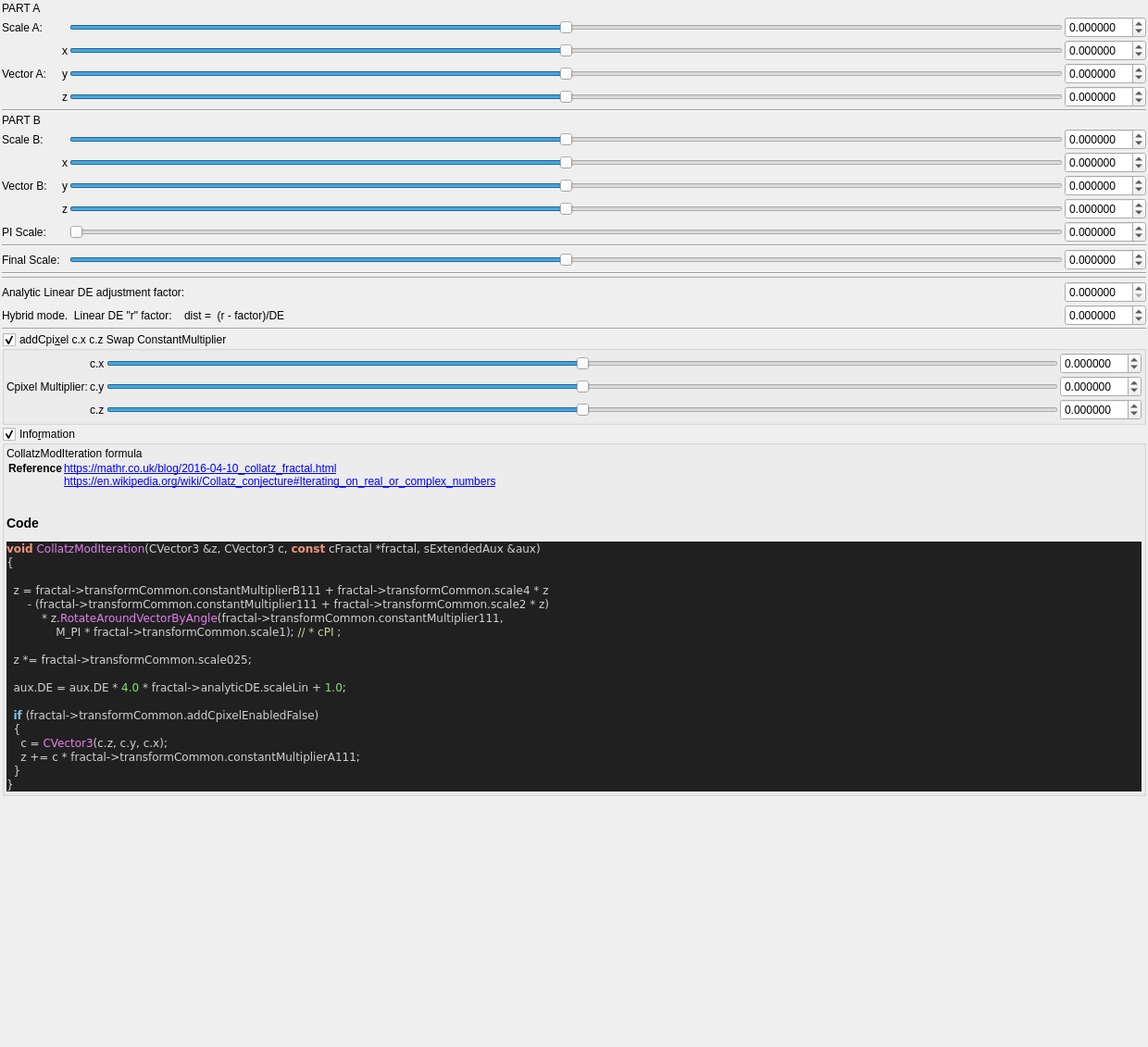
<?xml version="1.0" encoding="UTF-8"?>
<ui version="4.0">
 <class>Form</class>
 <widget class="QWidget" name="Form">
  <property name="geometry">
   <rect>
    <x>0</x>
    <y>0</y>
    <width>1240</width>
    <height>1131</height>
   </rect>
  </property>
  <property name="windowTitle">
   <string notr="true">collatz_mod</string>
  </property>
  <layout class="QVBoxLayout" name="verticalLayout">
   <property name="spacing">
    <number>2</number>
   </property>
   <property name="leftMargin">
    <number>2</number>
   </property>
   <property name="topMargin">
    <number>2</number>
   </property>
   <property name="rightMargin">
    <number>2</number>
   </property>
   <property name="bottomMargin">
    <number>2</number>
   </property>
   <item>
    <layout class="QGridLayout" name="gridLayout_35">
     <property name="spacing">
      <number>2</number>
     </property>
     <item row="1" column="3">
      <widget class="MyDoubleSpinBox" name="spinbox_transf_scale_4">
       <property name="sizePolicy">
        <sizepolicy hsizetype="Minimum" vsizetype="Maximum">
         <horstretch>0</horstretch>
         <verstretch>0</verstretch>
        </sizepolicy>
       </property>
       <property name="prefix">
        <string/>
       </property>
       <property name="suffix">
        <string/>
       </property>
       <property name="decimals">
        <number>6</number>
       </property>
       <property name="minimum">
        <double>-99.989999999999995</double>
       </property>
       <property name="maximum">
        <double>99.989999999999995</double>
       </property>
       <property name="singleStep">
        <double>0.100000000000000</double>
       </property>
      </widget>
     </item>
     <item row="10" column="3">
      <widget class="MyDoubleSpinBox" name="spinbox3_transf_constant_multiplier_111_y">
       <property name="sizePolicy">
        <sizepolicy hsizetype="Minimum" vsizetype="Maximum">
         <horstretch>0</horstretch>
         <verstretch>0</verstretch>
        </sizepolicy>
       </property>
       <property name="decimals">
        <number>6</number>
       </property>
       <property name="minimum">
        <double>-99.989999999999995</double>
       </property>
       <property name="maximum">
        <double>99.989999999999995</double>
       </property>
       <property name="singleStep">
        <double>0.100000000000000</double>
       </property>
      </widget>
     </item>
     <item row="12" column="3">
      <widget class="MyDoubleSpinBox" name="spinbox_transf_scale_1">
       <property name="sizePolicy">
        <sizepolicy hsizetype="Minimum" vsizetype="Maximum">
         <horstretch>0</horstretch>
         <verstretch>0</verstretch>
        </sizepolicy>
       </property>
       <property name="prefix">
        <string/>
       </property>
       <property name="suffix">
        <string/>
       </property>
       <property name="decimals">
        <number>6</number>
       </property>
       <property name="minimum">
        <double>-99.989999999999995</double>
       </property>
       <property name="maximum">
        <double>99.989999999999995</double>
       </property>
       <property name="singleStep">
        <double>0.100000000000000</double>
       </property>
      </widget>
     </item>
     <item row="5" column="1">
      <widget class="QLabel" name="label_121">
       <property name="text">
        <string notr="true">z</string>
       </property>
      </widget>
     </item>
     <item row="10" column="2">
      <widget class="QSlider" name="slider3_transf_constant_multiplier_111_y">
       <property name="sizePolicy">
        <sizepolicy hsizetype="Expanding" vsizetype="Maximum">
         <horstretch>0</horstretch>
         <verstretch>0</verstretch>
        </sizepolicy>
       </property>
       <property name="minimum">
        <number>-5000000</number>
       </property>
       <property name="maximum">
        <number>5000000</number>
       </property>
       <property name="orientation">
        <enum>Qt::Horizontal</enum>
       </property>
      </widget>
     </item>
     <item row="17" column="0">
      <widget class="QLabel" name="label_173">
       <property name="text">
        <string>Final Scale:</string>
       </property>
      </widget>
     </item>
     <item row="20" column="3">
      <widget class="MyDoubleSpinBox" name="spinbox_analyticDE_scale_linear">
       <property name="sizePolicy">
        <sizepolicy hsizetype="Minimum" vsizetype="Maximum">
         <horstretch>0</horstretch>
         <verstretch>0</verstretch>
        </sizepolicy>
       </property>
       <property name="prefix">
        <string/>
       </property>
       <property name="suffix">
        <string/>
       </property>
       <property name="decimals">
        <number>6</number>
       </property>
       <property name="minimum">
        <double>0.000000000000000</double>
       </property>
       <property name="maximum">
        <double>99.989999999999995</double>
       </property>
       <property name="singleStep">
        <double>0.100000000000000</double>
       </property>
      </widget>
     </item>
     <item row="11" column="2">
      <widget class="QSlider" name="slider3_transf_constant_multiplier_111_z">
       <property name="sizePolicy">
        <sizepolicy hsizetype="Expanding" vsizetype="Maximum">
         <horstretch>0</horstretch>
         <verstretch>0</verstretch>
        </sizepolicy>
       </property>
       <property name="minimum">
        <number>-5000000</number>
       </property>
       <property name="maximum">
        <number>5000000</number>
       </property>
       <property name="orientation">
        <enum>Qt::Horizontal</enum>
       </property>
      </widget>
     </item>
     <item row="9" column="2">
      <widget class="QSlider" name="slider3_transf_constant_multiplier_111_x">
       <property name="sizePolicy">
        <sizepolicy hsizetype="Expanding" vsizetype="Maximum">
         <horstretch>0</horstretch>
         <verstretch>0</verstretch>
        </sizepolicy>
       </property>
       <property name="minimum">
        <number>-5000000</number>
       </property>
       <property name="maximum">
        <number>5000000</number>
       </property>
       <property name="orientation">
        <enum>Qt::Horizontal</enum>
       </property>
      </widget>
     </item>
     <item row="17" column="2">
      <widget class="QSlider" name="slider_transf_scale_025">
       <property name="sizePolicy">
        <sizepolicy hsizetype="Expanding" vsizetype="Maximum">
         <horstretch>0</horstretch>
         <verstretch>0</verstretch>
        </sizepolicy>
       </property>
       <property name="minimum">
        <number>-10000000</number>
       </property>
       <property name="maximum">
        <number>10000000</number>
       </property>
       <property name="value">
        <number>0</number>
       </property>
       <property name="sliderPosition">
        <number>0</number>
       </property>
       <property name="orientation">
        <enum>Qt::Horizontal</enum>
       </property>
      </widget>
     </item>
     <item row="6" column="0" colspan="4">
      <widget class="Line" name="line_28">
       <property name="orientation">
        <enum>Qt::Horizontal</enum>
       </property>
      </widget>
     </item>
     <item row="11" column="3">
      <widget class="MyDoubleSpinBox" name="spinbox3_transf_constant_multiplier_111_z">
       <property name="sizePolicy">
        <sizepolicy hsizetype="Minimum" vsizetype="Maximum">
         <horstretch>0</horstretch>
         <verstretch>0</verstretch>
        </sizepolicy>
       </property>
       <property name="decimals">
        <number>6</number>
       </property>
       <property name="minimum">
        <double>-99.989999999999995</double>
       </property>
       <property name="maximum">
        <double>99.989999999999995</double>
       </property>
       <property name="singleStep">
        <double>0.100000000000000</double>
       </property>
      </widget>
     </item>
     <item row="17" column="3">
      <widget class="MyDoubleSpinBox" name="spinbox_transf_scale_025">
       <property name="sizePolicy">
        <sizepolicy hsizetype="Minimum" vsizetype="Maximum">
         <horstretch>0</horstretch>
         <verstretch>0</verstretch>
        </sizepolicy>
       </property>
       <property name="prefix">
        <string/>
       </property>
       <property name="suffix">
        <string/>
       </property>
       <property name="decimals">
        <number>6</number>
       </property>
       <property name="minimum">
        <double>-99.989999999999995</double>
       </property>
       <property name="maximum">
        <double>99.989999999999995</double>
       </property>
       <property name="singleStep">
        <double>0.100000000000000</double>
       </property>
      </widget>
     </item>
     <item row="1" column="0">
      <widget class="QLabel" name="label_174">
       <property name="text">
        <string>Scale A:</string>
       </property>
      </widget>
     </item>
     <item row="20" column="0" colspan="3">
      <widget class="QLabel" name="label_176">
       <property name="text">
        <string>Analytic Linear DE adjustment factor:</string>
       </property>
      </widget>
     </item>
     <item row="1" column="2">
      <widget class="QSlider" name="slider_transf_scale_4">
       <property name="sizePolicy">
        <sizepolicy hsizetype="Expanding" vsizetype="Maximum">
         <horstretch>0</horstretch>
         <verstretch>0</verstretch>
        </sizepolicy>
       </property>
       <property name="minimum">
        <number>-10000000</number>
       </property>
       <property name="maximum">
        <number>10000000</number>
       </property>
       <property name="value">
        <number>0</number>
       </property>
       <property name="sliderPosition">
        <number>0</number>
       </property>
       <property name="orientation">
        <enum>Qt::Horizontal</enum>
       </property>
      </widget>
     </item>
     <item row="9" column="3">
      <widget class="MyDoubleSpinBox" name="spinbox3_transf_constant_multiplier_111_x">
       <property name="sizePolicy">
        <sizepolicy hsizetype="Minimum" vsizetype="Maximum">
         <horstretch>0</horstretch>
         <verstretch>0</verstretch>
        </sizepolicy>
       </property>
       <property name="prefix">
        <string/>
       </property>
       <property name="decimals">
        <number>6</number>
       </property>
       <property name="minimum">
        <double>-99.989999999999995</double>
       </property>
       <property name="singleStep">
        <double>0.100000000000000</double>
       </property>
      </widget>
     </item>
     <item row="23" column="0" colspan="4">
      <widget class="Line" name="line_27">
       <property name="orientation">
        <enum>Qt::Horizontal</enum>
       </property>
      </widget>
     </item>
     <item row="14" column="0" colspan="4">
      <widget class="Line" name="line_26">
       <property name="orientation">
        <enum>Qt::Horizontal</enum>
       </property>
      </widget>
     </item>
     <item row="8" column="2">
      <widget class="QSlider" name="slider_transf_scale_2">
       <property name="sizePolicy">
        <sizepolicy hsizetype="Expanding" vsizetype="Maximum">
         <horstretch>0</horstretch>
         <verstretch>0</verstretch>
        </sizepolicy>
       </property>
       <property name="minimum">
        <number>-10000000</number>
       </property>
       <property name="maximum">
        <number>10000000</number>
       </property>
       <property name="value">
        <number>0</number>
       </property>
       <property name="sliderPosition">
        <number>0</number>
       </property>
       <property name="orientation">
        <enum>Qt::Horizontal</enum>
       </property>
      </widget>
     </item>
     <item row="3" column="1">
      <widget class="QLabel" name="label_112">
       <property name="text">
        <string notr="true">x</string>
       </property>
      </widget>
     </item>
     <item row="19" column="0" colspan="4">
      <widget class="Line" name="line_32">
       <property name="orientation">
        <enum>Qt::Horizontal</enum>
       </property>
      </widget>
     </item>
     <item row="10" column="0">
      <widget class="QLabel" name="label_113">
       <property name="text">
        <string>Vector B:</string>
       </property>
      </widget>
     </item>
     <item row="8" column="0">
      <widget class="QLabel" name="label_177">
       <property name="text">
        <string>Scale B:</string>
       </property>
      </widget>
     </item>
     <item row="12" column="0">
      <widget class="QLabel" name="label_169">
       <property name="text">
        <string>PI Scale:</string>
       </property>
      </widget>
     </item>
     <item row="3" column="2">
      <widget class="QSlider" name="slider3_transf_constant_multiplierB_111_x">
       <property name="sizePolicy">
        <sizepolicy hsizetype="Expanding" vsizetype="Maximum">
         <horstretch>0</horstretch>
         <verstretch>0</verstretch>
        </sizepolicy>
       </property>
       <property name="minimum">
        <number>-5000000</number>
       </property>
       <property name="maximum">
        <number>5000000</number>
       </property>
       <property name="orientation">
        <enum>Qt::Horizontal</enum>
       </property>
      </widget>
     </item>
     <item row="10" column="1">
      <widget class="QLabel" name="label_120">
       <property name="text">
        <string notr="true">y</string>
       </property>
      </widget>
     </item>
     <item row="0" column="0">
      <widget class="QLabel" name="label_175">
       <property name="text">
        <string>PART A</string>
       </property>
      </widget>
     </item>
     <item row="4" column="1">
      <widget class="QLabel" name="label_119">
       <property name="text">
        <string notr="true">y</string>
       </property>
      </widget>
     </item>
     <item row="7" column="0">
      <widget class="QLabel" name="label_178">
       <property name="text">
        <string>PART B</string>
       </property>
      </widget>
     </item>
     <item row="12" column="2">
      <widget class="QSlider" name="slider_transf_scale_1">
       <property name="sizePolicy">
        <sizepolicy hsizetype="Expanding" vsizetype="Maximum">
         <horstretch>0</horstretch>
         <verstretch>0</verstretch>
        </sizepolicy>
       </property>
       <property name="minimum">
        <number>0</number>
       </property>
       <property name="maximum">
        <number>2000000</number>
       </property>
       <property name="value">
        <number>0</number>
       </property>
       <property name="sliderPosition">
        <number>0</number>
       </property>
       <property name="orientation">
        <enum>Qt::Horizontal</enum>
       </property>
      </widget>
     </item>
     <item row="4" column="2">
      <widget class="QSlider" name="slider3_transf_constant_multiplierB_111_y">
       <property name="sizePolicy">
        <sizepolicy hsizetype="Expanding" vsizetype="Maximum">
         <horstretch>0</horstretch>
         <verstretch>0</verstretch>
        </sizepolicy>
       </property>
       <property name="minimum">
        <number>-5000000</number>
       </property>
       <property name="maximum">
        <number>5000000</number>
       </property>
       <property name="orientation">
        <enum>Qt::Horizontal</enum>
       </property>
      </widget>
     </item>
     <item row="4" column="3">
      <widget class="MyDoubleSpinBox" name="spinbox3_transf_constant_multiplierB_111_y">
       <property name="sizePolicy">
        <sizepolicy hsizetype="Minimum" vsizetype="Maximum">
         <horstretch>0</horstretch>
         <verstretch>0</verstretch>
        </sizepolicy>
       </property>
       <property name="decimals">
        <number>6</number>
       </property>
       <property name="minimum">
        <double>-99.989999999999995</double>
       </property>
       <property name="maximum">
        <double>99.989999999999995</double>
       </property>
       <property name="singleStep">
        <double>0.100000000000000</double>
       </property>
      </widget>
     </item>
     <item row="9" column="1">
      <widget class="QLabel" name="label_118">
       <property name="text">
        <string notr="true">x</string>
       </property>
      </widget>
     </item>
     <item row="4" column="0">
      <widget class="QLabel" name="label_114">
       <property name="text">
        <string>Vector A:</string>
       </property>
      </widget>
     </item>
     <item row="3" column="3">
      <widget class="MyDoubleSpinBox" name="spinbox3_transf_constant_multiplierB_111_x">
       <property name="sizePolicy">
        <sizepolicy hsizetype="Minimum" vsizetype="Maximum">
         <horstretch>0</horstretch>
         <verstretch>0</verstretch>
        </sizepolicy>
       </property>
       <property name="prefix">
        <string/>
       </property>
       <property name="decimals">
        <number>6</number>
       </property>
       <property name="minimum">
        <double>-99.989999999999995</double>
       </property>
       <property name="singleStep">
        <double>0.100000000000000</double>
       </property>
      </widget>
     </item>
     <item row="5" column="2">
      <widget class="QSlider" name="slider3_transf_constant_multiplierB_111_z">
       <property name="sizePolicy">
        <sizepolicy hsizetype="Expanding" vsizetype="Maximum">
         <horstretch>0</horstretch>
         <verstretch>0</verstretch>
        </sizepolicy>
       </property>
       <property name="minimum">
        <number>-5000000</number>
       </property>
       <property name="maximum">
        <number>5000000</number>
       </property>
       <property name="orientation">
        <enum>Qt::Horizontal</enum>
       </property>
      </widget>
     </item>
     <item row="18" column="0" colspan="4">
      <widget class="Line" name="line_33">
       <property name="orientation">
        <enum>Qt::Horizontal</enum>
       </property>
      </widget>
     </item>
     <item row="8" column="3">
      <widget class="MyDoubleSpinBox" name="spinbox_transf_scale_2">
       <property name="sizePolicy">
        <sizepolicy hsizetype="Minimum" vsizetype="Maximum">
         <horstretch>0</horstretch>
         <verstretch>0</verstretch>
        </sizepolicy>
       </property>
       <property name="prefix">
        <string/>
       </property>
       <property name="suffix">
        <string/>
       </property>
       <property name="decimals">
        <number>6</number>
       </property>
       <property name="minimum">
        <double>-99.989999999999995</double>
       </property>
       <property name="maximum">
        <double>99.989999999999995</double>
       </property>
       <property name="singleStep">
        <double>0.100000000000000</double>
       </property>
      </widget>
     </item>
     <item row="11" column="1">
      <widget class="QLabel" name="label_122">
       <property name="text">
        <string notr="true">z</string>
       </property>
      </widget>
     </item>
     <item row="5" column="3">
      <widget class="MyDoubleSpinBox" name="spinbox3_transf_constant_multiplierB_111_z">
       <property name="sizePolicy">
        <sizepolicy hsizetype="Minimum" vsizetype="Maximum">
         <horstretch>0</horstretch>
         <verstretch>0</verstretch>
        </sizepolicy>
       </property>
       <property name="decimals">
        <number>6</number>
       </property>
       <property name="minimum">
        <double>-99.989999999999995</double>
       </property>
       <property name="maximum">
        <double>99.989999999999995</double>
       </property>
       <property name="singleStep">
        <double>0.100000000000000</double>
       </property>
      </widget>
     </item>
     <item row="21" column="0" colspan="3">
      <widget class="QLabel" name="label_179">
       <property name="text">
        <string>Hybrid mode.  Linear DE &quot;r&quot; factor:    dist =  (r - factor)/DE</string>
       </property>
      </widget>
     </item>
     <item row="21" column="3">
      <widget class="MyDoubleSpinBox" name="spinbox_analyticDE_factor_2">
       <property name="sizePolicy">
        <sizepolicy hsizetype="Minimum" vsizetype="Maximum">
         <horstretch>0</horstretch>
         <verstretch>0</verstretch>
        </sizepolicy>
       </property>
       <property name="prefix">
        <string/>
       </property>
       <property name="suffix">
        <string/>
       </property>
       <property name="decimals">
        <number>6</number>
       </property>
       <property name="minimum">
        <double>-99.900000000000006</double>
       </property>
       <property name="maximum">
        <double>99.989999999999995</double>
       </property>
       <property name="singleStep">
        <double>0.100000000000000</double>
       </property>
      </widget>
     </item>
    </layout>
   </item>
   <item>
    <widget class="MyGroupBox" name="groupCheck_transf_addCpixel_enabled_false">
     <property name="toolTip">
      <string>&lt;html&gt;&lt;head/&gt;&lt;body&gt;&lt;p&gt;Cpixel is CVector3 c = ( c.x, c.y, c.z). It is each original point (pixel) in 3D space where the iteration starts from, ( c = original z for each point .) It is commonly found in formula structures z = f(z) + c.&lt;/p&gt;&lt;p&gt;The Cpixel multiplier effectively scales this point &amp;quot;c&amp;quot;.&lt;/p&gt;&lt;p&gt;This transform allows the swapping of the order of the &amp;quot;CVector3 c&amp;quot; components before being multiplied by &amp;quot;CVector3 z&amp;quot; components.&lt;/p&gt;&lt;/body&gt;&lt;/html&gt;</string>
     </property>
     <property name="title">
      <string>addCpi&amp;xel c.x c.z Swap ConstantMultiplier</string>
     </property>
     <property name="checkable">
      <bool>true</bool>
     </property>
     <layout class="QVBoxLayout" name="verticalLayout_49">
      <property name="spacing">
       <number>2</number>
      </property>
      <property name="leftMargin">
       <number>2</number>
      </property>
      <property name="topMargin">
       <number>2</number>
      </property>
      <property name="rightMargin">
       <number>2</number>
      </property>
      <property name="bottomMargin">
       <number>2</number>
      </property>
      <item>
       <layout class="QGridLayout" name="gridLayout_23">
        <property name="spacing">
         <number>2</number>
        </property>
        <item row="1" column="2">
         <widget class="QSlider" name="slider3_transf_constant_multiplierA_111_y">
          <property name="sizePolicy">
           <sizepolicy hsizetype="Expanding" vsizetype="Maximum">
            <horstretch>0</horstretch>
            <verstretch>0</verstretch>
           </sizepolicy>
          </property>
          <property name="minimum">
           <number>-10000000</number>
          </property>
          <property name="maximum">
           <number>10000000</number>
          </property>
          <property name="value">
           <number>0</number>
          </property>
          <property name="sliderPosition">
           <number>0</number>
          </property>
          <property name="orientation">
           <enum>Qt::Horizontal</enum>
          </property>
         </widget>
        </item>
        <item row="1" column="3">
         <widget class="MyDoubleSpinBox" name="spinbox3_transf_constant_multiplierA_111_y">
          <property name="sizePolicy">
           <sizepolicy hsizetype="Minimum" vsizetype="Maximum">
            <horstretch>0</horstretch>
            <verstretch>0</verstretch>
           </sizepolicy>
          </property>
          <property name="prefix">
           <string/>
          </property>
          <property name="suffix">
           <string/>
          </property>
          <property name="decimals">
           <number>6</number>
          </property>
          <property name="minimum">
           <double>-99.989999999999995</double>
          </property>
          <property name="maximum">
           <double>99.989999999999995</double>
          </property>
          <property name="singleStep">
           <double>0.100000000000000</double>
          </property>
         </widget>
        </item>
        <item row="2" column="2">
         <widget class="QSlider" name="slider3_transf_constant_multiplierA_111_z">
          <property name="sizePolicy">
           <sizepolicy hsizetype="Expanding" vsizetype="Maximum">
            <horstretch>0</horstretch>
            <verstretch>0</verstretch>
           </sizepolicy>
          </property>
          <property name="minimum">
           <number>-10000000</number>
          </property>
          <property name="maximum">
           <number>10000000</number>
          </property>
          <property name="value">
           <number>0</number>
          </property>
          <property name="sliderPosition">
           <number>0</number>
          </property>
          <property name="orientation">
           <enum>Qt::Horizontal</enum>
          </property>
         </widget>
        </item>
        <item row="0" column="2">
         <widget class="QSlider" name="slider3_transf_constant_multiplierA_111_x">
          <property name="sizePolicy">
           <sizepolicy hsizetype="Expanding" vsizetype="Maximum">
            <horstretch>0</horstretch>
            <verstretch>0</verstretch>
           </sizepolicy>
          </property>
          <property name="minimum">
           <number>-10000000</number>
          </property>
          <property name="maximum">
           <number>10000000</number>
          </property>
          <property name="value">
           <number>0</number>
          </property>
          <property name="sliderPosition">
           <number>0</number>
          </property>
          <property name="orientation">
           <enum>Qt::Horizontal</enum>
          </property>
         </widget>
        </item>
        <item row="0" column="3">
         <widget class="MyDoubleSpinBox" name="spinbox3_transf_constant_multiplierA_111_x">
          <property name="sizePolicy">
           <sizepolicy hsizetype="Minimum" vsizetype="Maximum">
            <horstretch>0</horstretch>
            <verstretch>0</verstretch>
           </sizepolicy>
          </property>
          <property name="prefix">
           <string/>
          </property>
          <property name="suffix">
           <string/>
          </property>
          <property name="decimals">
           <number>6</number>
          </property>
          <property name="minimum">
           <double>-99.989999999999995</double>
          </property>
          <property name="maximum">
           <double>99.989999999999995</double>
          </property>
          <property name="singleStep">
           <double>0.100000000000000</double>
          </property>
         </widget>
        </item>
        <item row="2" column="1">
         <widget class="QLabel" name="label_111">
          <property name="text">
           <string notr="true">c.z</string>
          </property>
         </widget>
        </item>
        <item row="1" column="1">
         <widget class="QLabel" name="label_110">
          <property name="text">
           <string notr="true">c.y</string>
          </property>
         </widget>
        </item>
        <item row="1" column="0">
         <widget class="QLabel" name="label_108">
          <property name="text">
           <string>Cpixel Multiplier:</string>
          </property>
         </widget>
        </item>
        <item row="2" column="3">
         <widget class="MyDoubleSpinBox" name="spinbox3_transf_constant_multiplierA_111_z">
          <property name="sizePolicy">
           <sizepolicy hsizetype="Minimum" vsizetype="Maximum">
            <horstretch>0</horstretch>
            <verstretch>0</verstretch>
           </sizepolicy>
          </property>
          <property name="prefix">
           <string/>
          </property>
          <property name="suffix">
           <string/>
          </property>
          <property name="decimals">
           <number>6</number>
          </property>
          <property name="minimum">
           <double>-99.989999999999995</double>
          </property>
          <property name="maximum">
           <double>99.989999999999995</double>
          </property>
          <property name="singleStep">
           <double>0.100000000000000</double>
          </property>
         </widget>
        </item>
        <item row="0" column="1">
         <widget class="QLabel" name="label_109">
          <property name="text">
           <string notr="true">c.x</string>
          </property>
         </widget>
        </item>
       </layout>
      </item>
     </layout>
    </widget>
   </item>
   <item>
    <widget class="MyGroupBox" name="groupCheck_info">
     <property name="title">
      <string>Info&amp;rmation</string>
     </property>
     <property name="flat">
      <bool>false</bool>
     </property>
     <property name="checkable">
      <bool>true</bool>
     </property>
     <layout class="QVBoxLayout" name="verticalLayout_2">
      <property name="spacing">
       <number>2</number>
      </property>
      <property name="leftMargin">
       <number>2</number>
      </property>
      <property name="topMargin">
       <number>2</number>
      </property>
      <property name="rightMargin">
       <number>2</number>
      </property>
      <property name="bottomMargin">
       <number>2</number>
      </property>
      <item>
       <widget class="QLabel" name="label_code_content">
        <property name="text">
         <string notr="true">&lt;p&gt;CollatzModIteration formula&lt;/p&gt;&lt;table&gt;
&lt;tr&gt;&lt;th&gt;Reference&lt;/th&gt;&lt;td&gt;&lt;a href=&quot;https://mathr.co.uk/blog/2016-04-10_collatz_fractal.html&quot;&gt;https://mathr.co.uk/blog/2016-04-10_collatz_fractal.html&lt;br&gt;
&lt;a href=&quot;https://en.wikipedia.org/wiki/Collatz_conjecture#Iterating_on_real_or_complex_numbers&quot;&gt;https://en.wikipedia.org/wiki/Collatz_conjecture#Iterating_on_real_or_complex_numbers&lt;br&gt;
&lt;/td&gt;&lt;/tr&gt;
&lt;/table&gt;
&lt;h3&gt;Code&lt;/h3&gt;
&lt;body style=&quot;background-color:#202020&quot;&gt;
&lt;pre style=&quot;color:#d0d0d0; background-color:#202020;  font-family:'Courier New',monospace;&quot;&gt;&lt;span style=&quot;color:#f09479; font-weight:bold&quot;&gt;void&lt;/span&gt; &lt;span style=&quot;color:#e47eed&quot;&gt;CollatzModIteration&lt;/span&gt;&lt;span style=&quot;color:#d0d0d0&quot;&gt;(&lt;/span&gt;CVector3 &lt;span style=&quot;color:#d0d0d0&quot;&gt;&amp;amp;&lt;/span&gt;z&lt;span style=&quot;color:#d0d0d0&quot;&gt;,&lt;/span&gt; CVector3 c&lt;span style=&quot;color:#d0d0d0&quot;&gt;,&lt;/span&gt; &lt;span style=&quot;color:#f09479; font-weight:bold&quot;&gt;const&lt;/span&gt; cFractal &lt;span style=&quot;color:#d0d0d0&quot;&gt;*&lt;/span&gt;fractal&lt;span style=&quot;color:#d0d0d0&quot;&gt;,&lt;/span&gt; sExtendedAux &lt;span style=&quot;color:#d0d0d0&quot;&gt;&amp;amp;&lt;/span&gt;aux&lt;span style=&quot;color:#d0d0d0&quot;&gt;)&lt;/span&gt;
&lt;span style=&quot;color:#d0d0d0&quot;&gt;{&lt;/span&gt;

  z &lt;span style=&quot;color:#d0d0d0&quot;&gt;=&lt;/span&gt; fractal&lt;span style=&quot;color:#d0d0d0&quot;&gt;-&amp;gt;&lt;/span&gt;transformCommon&lt;span style=&quot;color:#d0d0d0&quot;&gt;.&lt;/span&gt;constantMultiplierB111 &lt;span style=&quot;color:#d0d0d0&quot;&gt;+&lt;/span&gt; fractal&lt;span style=&quot;color:#d0d0d0&quot;&gt;-&amp;gt;&lt;/span&gt;transformCommon&lt;span style=&quot;color:#d0d0d0&quot;&gt;.&lt;/span&gt;scale4 &lt;span style=&quot;color:#d0d0d0&quot;&gt;*&lt;/span&gt; z
      &lt;span style=&quot;color:#d0d0d0&quot;&gt;- (&lt;/span&gt;fractal&lt;span style=&quot;color:#d0d0d0&quot;&gt;-&amp;gt;&lt;/span&gt;transformCommon&lt;span style=&quot;color:#d0d0d0&quot;&gt;.&lt;/span&gt;constantMultiplier111 &lt;span style=&quot;color:#d0d0d0&quot;&gt;+&lt;/span&gt; fractal&lt;span style=&quot;color:#d0d0d0&quot;&gt;-&amp;gt;&lt;/span&gt;transformCommon&lt;span style=&quot;color:#d0d0d0&quot;&gt;.&lt;/span&gt;scale2 &lt;span style=&quot;color:#d0d0d0&quot;&gt;*&lt;/span&gt; z&lt;span style=&quot;color:#d0d0d0&quot;&gt;)&lt;/span&gt;
          &lt;span style=&quot;color:#d0d0d0&quot;&gt;*&lt;/span&gt; z&lt;span style=&quot;color:#d0d0d0&quot;&gt;.&lt;/span&gt;&lt;span style=&quot;color:#e47eed&quot;&gt;RotateAroundVectorByAngle&lt;/span&gt;&lt;span style=&quot;color:#d0d0d0&quot;&gt;(&lt;/span&gt;fractal&lt;span style=&quot;color:#d0d0d0&quot;&gt;-&amp;gt;&lt;/span&gt;transformCommon&lt;span style=&quot;color:#d0d0d0&quot;&gt;.&lt;/span&gt;constantMultiplier111&lt;span style=&quot;color:#d0d0d0&quot;&gt;,&lt;/span&gt;
              M_PI &lt;span style=&quot;color:#d0d0d0&quot;&gt;*&lt;/span&gt; fractal&lt;span style=&quot;color:#d0d0d0&quot;&gt;-&amp;gt;&lt;/span&gt;transformCommon&lt;span style=&quot;color:#d0d0d0&quot;&gt;.&lt;/span&gt;scale1&lt;span style=&quot;color:#d0d0d0&quot;&gt;);&lt;/span&gt; &lt;span style=&quot;color:#d0d0a0&quot;&gt;// * cPI ;&lt;/span&gt;

  z &lt;span style=&quot;color:#d0d0d0&quot;&gt;*=&lt;/span&gt; fractal&lt;span style=&quot;color:#d0d0d0&quot;&gt;-&amp;gt;&lt;/span&gt;transformCommon&lt;span style=&quot;color:#d0d0d0&quot;&gt;.&lt;/span&gt;scale025&lt;span style=&quot;color:#d0d0d0&quot;&gt;;&lt;/span&gt;

  aux&lt;span style=&quot;color:#d0d0d0&quot;&gt;.&lt;/span&gt;DE &lt;span style=&quot;color:#d0d0d0&quot;&gt;=&lt;/span&gt; aux&lt;span style=&quot;color:#d0d0d0&quot;&gt;.&lt;/span&gt;DE &lt;span style=&quot;color:#d0d0d0&quot;&gt;*&lt;/span&gt; &lt;span style=&quot;color:#87df71&quot;&gt;4.0&lt;/span&gt; &lt;span style=&quot;color:#d0d0d0&quot;&gt;*&lt;/span&gt; fractal&lt;span style=&quot;color:#d0d0d0&quot;&gt;-&amp;gt;&lt;/span&gt;analyticDE&lt;span style=&quot;color:#d0d0d0&quot;&gt;.&lt;/span&gt;scaleLin &lt;span style=&quot;color:#d0d0d0&quot;&gt;+&lt;/span&gt; &lt;span style=&quot;color:#87df71&quot;&gt;1.0&lt;/span&gt;&lt;span style=&quot;color:#d0d0d0&quot;&gt;;&lt;/span&gt;

  &lt;span style=&quot;color:#7ec0ee; font-weight:bold&quot;&gt;if&lt;/span&gt; &lt;span style=&quot;color:#d0d0d0&quot;&gt;(&lt;/span&gt;fractal&lt;span style=&quot;color:#d0d0d0&quot;&gt;-&amp;gt;&lt;/span&gt;transformCommon&lt;span style=&quot;color:#d0d0d0&quot;&gt;.&lt;/span&gt;addCpixelEnabledFalse&lt;span style=&quot;color:#d0d0d0&quot;&gt;)&lt;/span&gt;
  &lt;span style=&quot;color:#d0d0d0&quot;&gt;{&lt;/span&gt;
    c &lt;span style=&quot;color:#d0d0d0&quot;&gt;=&lt;/span&gt; &lt;span style=&quot;color:#e47eed&quot;&gt;CVector3&lt;/span&gt;&lt;span style=&quot;color:#d0d0d0&quot;&gt;(&lt;/span&gt;c&lt;span style=&quot;color:#d0d0d0&quot;&gt;.&lt;/span&gt;z&lt;span style=&quot;color:#d0d0d0&quot;&gt;,&lt;/span&gt; c&lt;span style=&quot;color:#d0d0d0&quot;&gt;.&lt;/span&gt;y&lt;span style=&quot;color:#d0d0d0&quot;&gt;,&lt;/span&gt; c&lt;span style=&quot;color:#d0d0d0&quot;&gt;.&lt;/span&gt;x&lt;span style=&quot;color:#d0d0d0&quot;&gt;);&lt;/span&gt;
    z &lt;span style=&quot;color:#d0d0d0&quot;&gt;+=&lt;/span&gt; c &lt;span style=&quot;color:#d0d0d0&quot;&gt;*&lt;/span&gt; fractal&lt;span style=&quot;color:#d0d0d0&quot;&gt;-&amp;gt;&lt;/span&gt;transformCommon&lt;span style=&quot;color:#d0d0d0&quot;&gt;.&lt;/span&gt;constantMultiplierA111&lt;span style=&quot;color:#d0d0d0&quot;&gt;;&lt;/span&gt;
  &lt;span style=&quot;color:#d0d0d0&quot;&gt;}&lt;/span&gt;
&lt;span style=&quot;color:#d0d0d0&quot;&gt;}&lt;/span&gt;
&lt;/pre&gt;
&lt;/body&gt;</string>
        </property>
        <property name="wordWrap">
         <bool>true</bool>
        </property>
        <property name="openExternalLinks">
         <bool>true</bool>
        </property>
        <property name="textInteractionFlags">
         <set>Qt::LinksAccessibleByMouse|Qt::TextSelectableByMouse</set>
        </property>
       </widget>
      </item>
     </layout>
    </widget>
   </item>
   <item>
    <spacer name="verticalSpacer">
     <property name="orientation">
      <enum>Qt::Vertical</enum>
     </property>
     <property name="sizeHint" stdset="0">
      <size>
       <width>20</width>
       <height>40</height>
      </size>
     </property>
    </spacer>
   </item>
  </layout>
 </widget>
 <customwidgets>
  <customwidget>
   <class>MyDoubleSpinBox</class>
   <extends>QDoubleSpinBox</extends>
   <header>my_double_spin_box.h</header>
  </customwidget>
  <customwidget>
   <class>MyGroupBox</class>
   <extends>QGroupBox</extends>
   <header>my_group_box.h</header>
   <container>1</container>
  </customwidget>
 </customwidgets>
 <tabstops>
  <tabstop>slider_transf_scale_4</tabstop>
  <tabstop>spinbox_transf_scale_4</tabstop>
  <tabstop>slider3_transf_constant_multiplierB_111_x</tabstop>
  <tabstop>spinbox3_transf_constant_multiplierB_111_x</tabstop>
  <tabstop>slider3_transf_constant_multiplierB_111_y</tabstop>
  <tabstop>spinbox3_transf_constant_multiplierB_111_y</tabstop>
  <tabstop>slider3_transf_constant_multiplierB_111_z</tabstop>
  <tabstop>spinbox3_transf_constant_multiplierB_111_z</tabstop>
  <tabstop>slider_transf_scale_2</tabstop>
  <tabstop>spinbox_transf_scale_2</tabstop>
  <tabstop>slider3_transf_constant_multiplier_111_x</tabstop>
  <tabstop>spinbox3_transf_constant_multiplier_111_x</tabstop>
  <tabstop>slider3_transf_constant_multiplier_111_y</tabstop>
  <tabstop>spinbox3_transf_constant_multiplier_111_y</tabstop>
  <tabstop>slider3_transf_constant_multiplier_111_z</tabstop>
  <tabstop>spinbox3_transf_constant_multiplier_111_z</tabstop>
  <tabstop>slider_transf_scale_1</tabstop>
  <tabstop>spinbox_transf_scale_1</tabstop>
  <tabstop>slider_transf_scale_025</tabstop>
  <tabstop>spinbox_transf_scale_025</tabstop>
  <tabstop>spinbox_analyticDE_scale_linear</tabstop>
  <tabstop>groupCheck_transf_addCpixel_enabled_false</tabstop>
  <tabstop>slider3_transf_constant_multiplierA_111_x</tabstop>
  <tabstop>spinbox3_transf_constant_multiplierA_111_x</tabstop>
  <tabstop>slider3_transf_constant_multiplierA_111_y</tabstop>
  <tabstop>spinbox3_transf_constant_multiplierA_111_y</tabstop>
  <tabstop>slider3_transf_constant_multiplierA_111_z</tabstop>
  <tabstop>spinbox3_transf_constant_multiplierA_111_z</tabstop>
  <tabstop>groupCheck_info</tabstop>
 </tabstops>
 <resources/>
 <connections/>
</ui>
